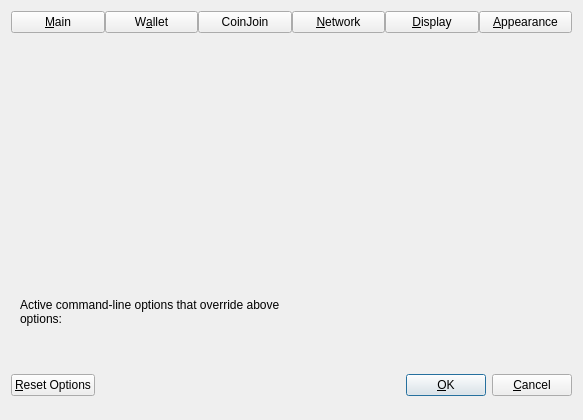
<?xml version="1.0" encoding="UTF-8"?>
<ui version="4.0">
 <class>OptionsDialog</class>
 <widget class="QDialog" name="OptionsDialog">
  <property name="geometry">
   <rect>
    <x>0</x>
    <y>0</y>
    <width>583</width>
    <height>420</height>
   </rect>
  </property>
  <property name="sizePolicy">
   <sizepolicy hsizetype="Fixed" vsizetype="Fixed">
    <horstretch>0</horstretch>
    <verstretch>0</verstretch>
   </sizepolicy>
  </property>
  <property name="windowTitle">
   <string>Options</string>
  </property>
  <property name="modal">
   <bool>true</bool>
  </property>
  <layout class="QVBoxLayout" name="verticalLayout">
   <item>
    <layout class="QHBoxLayout" name="horizontalLayout_Buttons_2">
     <property name="spacing">
      <number>0</number>
     </property>
     <property name="topMargin">
      <number>0</number>
     </property>
     <item>
      <widget class="QPushButton" name="btnMain">
       <property name="text">
        <string>&amp;Main</string>
       </property>
       <property name="checkable">
        <bool>true</bool>
       </property>
      </widget>
     </item>
     <item>
      <widget class="QPushButton" name="btnWallet">
       <property name="text">
        <string>W&amp;allet</string>
       </property>
       <property name="checkable">
        <bool>true</bool>
       </property>
      </widget>
     </item>
     <item>
      <widget class="QPushButton" name="btnCoinJoin">
       <property name="text">
        <string notr="true">CoinJoin</string>
       </property>
       <property name="checkable">
        <bool>true</bool>
       </property>
      </widget>
     </item>
     <item>
      <widget class="QPushButton" name="btnNetwork">
       <property name="text">
        <string>&amp;Network</string>
       </property>
       <property name="checkable">
        <bool>true</bool>
       </property>
      </widget>
     </item>
     <item>
      <widget class="QPushButton" name="btnDisplay">
       <property name="text">
        <string>&amp;Display</string>
       </property>
       <property name="checkable">
        <bool>true</bool>
       </property>
      </widget>
     </item>
     <item>
      <widget class="QPushButton" name="btnAppearance">
       <property name="text">
        <string>&amp;Appearance</string>
       </property>
       <property name="checkable">
        <bool>true</bool>
       </property>
      </widget>
     </item>
    </layout>
   </item>
   <item>
    <widget class="QStackedWidget" name="stackedWidgetOptions">
     <property name="minimumSize">
      <size>
       <width>0</width>
       <height>0</height>
      </size>
     </property>
     <property name="currentIndex">
      <number>5</number>
     </property>
     <widget class="QWidget" name="pageMain">
      <layout class="QVBoxLayout" name="verticalLayout_Main">
       <item>
        <widget class="QCheckBox" name="bitcoinAtStartup">
         <property name="toolTip">
          <string>Automatically start %1 after logging in to the system.</string>
         </property>
         <property name="text">
          <string>&amp;Start %1 on system login</string>
         </property>
        </widget>
       </item>
       <item>
        <widget class="QCheckBox" name="hideTrayIcon">
         <property name="toolTip">
          <string>Hide the icon from the system tray.</string>
         </property>
         <property name="text">
          <string>&amp;Hide tray icon</string>
         </property>
        </widget>
       </item>
       <item>
        <widget class="QCheckBox" name="minimizeToTray">
         <property name="toolTip">
          <string>Show only a tray icon after minimizing the window.</string>
         </property>
         <property name="text">
          <string>&amp;Minimize to the tray instead of the taskbar</string>
         </property>
        </widget>
       </item>
       <item>
        <widget class="QCheckBox" name="minimizeOnClose">
         <property name="toolTip">
          <string>Minimize instead of exit the application when the window is closed. When this option is enabled, the application will be closed only after selecting Exit in the menu.</string>
         </property>
         <property name="text">
          <string>M&amp;inimize on close</string>
         </property>
        </widget>
       </item>
       <item>
        <layout class="QHBoxLayout" name="horizontalLayout_2_Main">
         <item>
          <widget class="QLabel" name="databaseCacheLabel">
           <property name="text">
            <string>Size of &amp;database cache</string>
           </property>
           <property name="textFormat">
            <enum>Qt::PlainText</enum>
           </property>
           <property name="buddy">
            <cstring>databaseCache</cstring>
           </property>
          </widget>
         </item>
         <item>
          <widget class="QSpinBox" name="databaseCache"/>
         </item>
         <item>
          <widget class="QLabel" name="databaseCacheUnitLabel">
           <property name="text">
            <string>MB</string>
           </property>
           <property name="textFormat">
            <enum>Qt::PlainText</enum>
           </property>
          </widget>
         </item>
         <item>
          <spacer name="horizontalSpacer_2_Main">
           <property name="orientation">
            <enum>Qt::Horizontal</enum>
           </property>
           <property name="sizeHint" stdset="0">
            <size>
             <width>40</width>
             <height>20</height>
            </size>
           </property>
          </spacer>
         </item>
        </layout>
       </item>
       <item>
        <layout class="QHBoxLayout" name="horizontalLayout_3_Main">
         <item>
          <widget class="QLabel" name="threadsScriptVerifLabel">
           <property name="text">
            <string>Number of script &amp;verification threads</string>
           </property>
           <property name="textFormat">
            <enum>Qt::PlainText</enum>
           </property>
           <property name="buddy">
            <cstring>threadsScriptVerif</cstring>
           </property>
          </widget>
         </item>
         <item>
          <widget class="QSpinBox" name="threadsScriptVerif">
           <property name="toolTip">
            <string>(0 = auto, &lt;0 = leave that many cores free)</string>
           </property>
          </widget>
         </item>
         <item>
          <spacer name="horizontalSpacer_3_Main">
           <property name="orientation">
            <enum>Qt::Horizontal</enum>
           </property>
           <property name="sizeHint" stdset="0">
            <size>
             <width>40</width>
             <height>20</height>
            </size>
           </property>
          </spacer>
         </item>
        </layout>
       </item>
       <item>
        <spacer name="verticalSpacer_Main">
         <property name="orientation">
          <enum>Qt::Vertical</enum>
         </property>
         <property name="sizeHint" stdset="0">
          <size>
           <width>20</width>
           <height>40</height>
          </size>
         </property>
        </spacer>
       </item>
      </layout>
     </widget>
     <widget class="QWidget" name="pageWallet">
      <layout class="QVBoxLayout" name="verticalLayout_Wallet">
       <item>
         <layout class="QVBoxLayout" name="verticalLayout_2">
          <item>
           <widget class="QCheckBox" name="coinControlFeatures">
            <property name="toolTip">
             <string>Whether to show coin control features or not.</string>
            </property>
            <property name="text">
             <string>Enable coin &amp;control features</string>
            </property>
           </widget>
          </item>
          <item>
           <widget class="QCheckBox" name="showMasternodesTab">
            <property name="toolTip">
             <string>Show additional tab listing all your masternodes in first sub-tab&lt;br/&gt;and all masternodes on the network in second sub-tab.</string>
            </property>
            <property name="text">
             <string>Show Masternodes Tab</string>
            </property>
           </widget>
          </item>
          <item>
           <widget class="QCheckBox" name="spendZeroConfChange">
            <property name="toolTip">
             <string>If you disable the spending of unconfirmed change, the change from a transaction&lt;br/&gt;cannot be used until that transaction has at least one confirmation.&lt;br/&gt;This also affects how your balance is computed.</string>
            </property>
            <property name="text">
             <string>&amp;Spend unconfirmed change</string>
            </property>
           </widget>
          </item>
          <item>
           <widget class="QCheckBox" name="coinJoinEnabled">
            <property name="toolTip">
             <string>Show mixing interface on Overview screen and reveal an additional screen which allows to spend fully mixed coins only.&lt;br/&gt;A new tab with more settings will also appear in this dialog, please make sure to check them before mixing your coins.</string>
            </property>
            <property name="text">
             <string notr="true">Enable CoinJoin features</string>
            </property>
           </widget>
          </item>
         </layout>
       </item>
       <item>
        <spacer name="verticalSpacer_Wallet">
         <property name="orientation">
          <enum>Qt::Vertical</enum>
         </property>
         <property name="sizeHint" stdset="0">
          <size>
           <width>20</width>
           <height>40</height>
          </size>
         </property>
        </spacer>
       </item>
      </layout>
     </widget>
     <widget class="QWidget" name="pageCoinJoin">
      <layout class="QVBoxLayout" name="verticalLayout_4">
       <item>
        <widget class="QCheckBox" name="showAdvancedCJUI">
         <property name="toolTip">
          <string>Show additional information and buttons on overview screen.</string>
         </property>
         <property name="text">
          <string>Enable advanced interface</string>
         </property>
        </widget>
       </item>
       <item>
        <widget class="QCheckBox" name="showCoinJoinPopups">
         <property name="toolTip">
          <string>Show system popups for mixing transactions&lt;br/&gt;just like for all other transaction types.</string>
         </property>
         <property name="text">
          <string>Show popups for mixing transactions</string>
         </property>
        </widget>
       </item>
       <item>
        <widget class="QCheckBox" name="lowKeysWarning">
         <property name="toolTip">
          <string>Show warning dialog when the wallet has very low number of keys left.</string>
         </property>
         <property name="text">
          <string>Warn if the wallet is running out of keys</string>
         </property>
        </widget>
       </item>
       <item>
        <widget class="QCheckBox" name="coinJoinMultiSession">
         <property name="toolTip">
          <string>Whether to use experimental mode with multiple mixing sessions per block.&lt;br/&gt;Note: You must use this feature carefully.&lt;br/&gt;Make sure you always have recent wallet (auto)backup in a safe place!</string>
         </property>
         <property name="text">
          <string>Enable &amp;multi-session</string>
         </property>
        </widget>
       </item>
       <item>
        <layout class="QHBoxLayout" name="horizontalLayout_4_Wallet">
         <item>
          <widget class="QLabel" name="lblCoinJoinRoundsText">
           <property name="toolTip">
            <string>This setting determines the amount of individual masternodes that an input will be mixed through.&lt;br/&gt;More rounds of mixing gives a higher degree of privacy, but also costs more in fees.</string>
           </property>
           <property name="text">
            <string>Mixing rounds</string>
           </property>
          </widget>
         </item>
         <item>
          <widget class="QSpinBox" name="coinJoinRounds">
           <property name="minimum">
            <number>2</number>
           </property>
           <property name="maximum">
            <number>16</number>
           </property>
           <property name="value">
            <number>4</number>
           </property>
          </widget>
         </item>
        </layout>
       </item>
       <item>
        <layout class="QHBoxLayout" name="horizontalLayout">
         <item>
          <widget class="QLabel" name="lblCoinJoinAmountText">
           <property name="toolTip">
            <string>This amount acts as a threshold to turn off mixing once it's reached.</string>
           </property>
           <property name="statusTip">
            <string notr="true"/>
           </property>
           <property name="whatsThis">
            <string notr="true"/>
           </property>
           <property name="accessibleName">
            <string notr="true"/>
           </property>
           <property name="accessibleDescription">
            <string notr="true"/>
           </property>
           <property name="text">
            <string>Target balance</string>
           </property>
          </widget>
         </item>
         <item>
          <widget class="QSpinBox" name="coinJoinAmount">
           <property name="minimum">
            <number>2</number>
           </property>
           <property name="maximum">
            <number>2000</number>
           </property>
           <property name="singleStep">
            <number>10</number>
           </property>
           <property name="value">
            <number>1000</number>
           </property>
          </widget>
         </item>
        </layout>
       </item>
       <item>
        <spacer name="verticalSpacerPS">
         <property name="orientation">
          <enum>Qt::Vertical</enum>
         </property>
         <property name="sizeHint" stdset="0">
          <size>
           <width>20</width>
           <height>40</height>
          </size>
         </property>
        </spacer>
       </item>
      </layout>
     </widget>
     <widget class="QWidget" name="pageNetwork">
      <layout class="QVBoxLayout" name="verticalLayout_Network">
       <item>
        <widget class="QCheckBox" name="mapPortUpnp">
         <property name="toolTip">
          <string>Automatically open the HCC Core client port on the router. This only works when your router supports UPnP and it is enabled.</string>
         </property>
         <property name="text">
          <string>Map port using &amp;UPnP</string>
         </property>
        </widget>
       </item>
       <item>
        <widget class="QCheckBox" name="allowIncoming">
         <property name="toolTip">
          <string>Accept connections from outside.</string>
         </property>
         <property name="text">
          <string>Allow incomin&amp;g connections</string>
         </property>
        </widget>
       </item>
       <item>
        <widget class="QCheckBox" name="connectSocks">
         <property name="toolTip">
          <string>Connect to the HCC network through a SOCKS5 proxy.</string>
         </property>
         <property name="text">
          <string>&amp;Connect through SOCKS5 proxy (default proxy):</string>
         </property>
        </widget>
       </item>
       <item>
        <layout class="QHBoxLayout" name="horizontalLayout_1_Network">
         <item>
          <widget class="QLabel" name="proxyIpLabel">
           <property name="text">
            <string>Proxy &amp;IP:</string>
           </property>
           <property name="textFormat">
            <enum>Qt::PlainText</enum>
           </property>
           <property name="buddy">
            <cstring>proxyIp</cstring>
           </property>
          </widget>
         </item>
         <item>
          <widget class="QValidatedLineEdit" name="proxyIp">
           <property name="minimumSize">
            <size>
             <width>140</width>
             <height>0</height>
            </size>
           </property>
           <property name="maximumSize">
            <size>
             <width>140</width>
             <height>16777215</height>
            </size>
           </property>
           <property name="toolTip">
            <string>IP address of the proxy (e.g. IPv4: 127.0.0.1 / IPv6: ::1)</string>
           </property>
          </widget>
         </item>
         <item>
          <widget class="QLabel" name="proxyPortLabel">
           <property name="text">
            <string>&amp;Port:</string>
           </property>
           <property name="textFormat">
            <enum>Qt::PlainText</enum>
           </property>
           <property name="buddy">
            <cstring>proxyPort</cstring>
           </property>
          </widget>
         </item>
         <item>
          <widget class="QLineEdit" name="proxyPort">
           <property name="minimumSize">
            <size>
             <width>60</width>
             <height>0</height>
            </size>
           </property>
           <property name="maximumSize">
            <size>
             <width>60</width>
             <height>16777215</height>
            </size>
           </property>
           <property name="toolTip">
            <string>Port of the proxy (e.g. 9050)</string>
           </property>
          </widget>
         </item>
         <item>
          <spacer name="horizontalSpacer_1_Network">
           <property name="orientation">
            <enum>Qt::Horizontal</enum>
           </property>
           <property name="sizeHint" stdset="0">
            <size>
             <width>40</width>
             <height>20</height>
            </size>
           </property>
          </spacer>
         </item>
        </layout>
       </item>
       <item>
        <layout class="QHBoxLayout" name="horizontalLayout_2_Network">
         <item>
          <widget class="QLabel" name="proxyActiveNets">
           <property name="text">
            <string>Used for reaching peers via:</string>
           </property>
           <property name="textFormat">
            <enum>Qt::PlainText</enum>
           </property>
          </widget>
         </item>
         <item>
          <widget class="QCheckBox" name="proxyReachIPv4">
           <property name="enabled">
            <bool>false</bool>
           </property>
           <property name="toolTip">
            <string>Shows if the supplied default SOCKS5 proxy is used to reach peers via this network type.</string>
           </property>
           <property name="text">
            <string>IPv4</string>
           </property>
          </widget>
         </item>
         <item>
          <widget class="QCheckBox" name="proxyReachIPv6">
           <property name="enabled">
            <bool>false</bool>
           </property>
           <property name="toolTip">
            <string>Shows if the supplied default SOCKS5 proxy is used to reach peers via this network type.</string>
           </property>
           <property name="text">
            <string>IPv6</string>
           </property>
          </widget>
         </item>
         <item>
          <widget class="QCheckBox" name="proxyReachTor">
           <property name="enabled">
            <bool>false</bool>
           </property>
           <property name="toolTip">
            <string>Shows if the supplied default SOCKS5 proxy is used to reach peers via this network type.</string>
           </property>
           <property name="text">
            <string>Tor</string>
           </property>
          </widget>
         </item>
         <item>
          <spacer name="horizontalSpacer_2_Network">
           <property name="orientation">
            <enum>Qt::Horizontal</enum>
           </property>
           <property name="sizeHint" stdset="0">
            <size>
             <width>40</width>
             <height>20</height>
            </size>
           </property>
          </spacer>
         </item>
        </layout>
       </item>
       <item>
        <widget class="QCheckBox" name="connectSocksTor">
         <property name="toolTip">
          <string>Connect to the HCC network through a separate SOCKS5 proxy for Tor hidden services.</string>
         </property>
         <property name="text">
          <string>Use separate SOCKS&amp;5 proxy to reach peers via Tor hidden services:</string>
         </property>
        </widget>
       </item>
       <item>
        <layout class="QHBoxLayout" name="horizontalLayout_3_Network">
         <item>
          <widget class="QLabel" name="proxyIpTorLabel">
           <property name="text">
            <string>Proxy &amp;IP:</string>
           </property>
           <property name="textFormat">
            <enum>Qt::PlainText</enum>
           </property>
           <property name="buddy">
            <cstring>proxyIpTor</cstring>
           </property>
          </widget>
         </item>
         <item>
          <widget class="QValidatedLineEdit" name="proxyIpTor">
           <property name="minimumSize">
            <size>
             <width>140</width>
             <height>0</height>
            </size>
           </property>
           <property name="maximumSize">
            <size>
             <width>140</width>
             <height>16777215</height>
            </size>
           </property>
           <property name="toolTip">
            <string>IP address of the proxy (e.g. IPv4: 127.0.0.1 / IPv6: ::1)</string>
           </property>
          </widget>
         </item>
         <item>
          <widget class="QLabel" name="proxyPortTorLabel">
           <property name="text">
            <string>&amp;Port:</string>
           </property>
           <property name="textFormat">
            <enum>Qt::PlainText</enum>
           </property>
           <property name="buddy">
            <cstring>proxyPortTor</cstring>
           </property>
          </widget>
         </item>
         <item>
          <widget class="QLineEdit" name="proxyPortTor">
           <property name="minimumSize">
            <size>
             <width>60</width>
             <height>0</height>
            </size>
           </property>
           <property name="maximumSize">
            <size>
             <width>60</width>
             <height>16777215</height>
            </size>
           </property>
           <property name="toolTip">
            <string>Port of the proxy (e.g. 9050)</string>
           </property>
          </widget>
         </item>
         <item>
          <spacer name="horizontalSpacer_4_Network">
           <property name="orientation">
            <enum>Qt::Horizontal</enum>
           </property>
           <property name="sizeHint" stdset="0">
            <size>
             <width>40</width>
             <height>20</height>
            </size>
           </property>
          </spacer>
         </item>
        </layout>
       </item>
       <item>
        <spacer name="verticalSpacer_Network">
         <property name="orientation">
          <enum>Qt::Vertical</enum>
         </property>
         <property name="sizeHint" stdset="0">
          <size>
           <width>20</width>
           <height>40</height>
          </size>
         </property>
        </spacer>
       </item>
      </layout>
     </widget>
     <widget class="QWidget" name="pageDisplay">
      <layout class="QVBoxLayout" name="verticalLayout_Display">
       <item>
        <layout class="QHBoxLayout" name="horizontalLayout_1_Display">
         <item>
          <widget class="QLabel" name="langLabel">
           <property name="text">
            <string>User Interface &amp;language:</string>
           </property>
           <property name="textFormat">
            <enum>Qt::PlainText</enum>
           </property>
           <property name="buddy">
            <cstring>lang</cstring>
           </property>
          </widget>
         </item>
         <item>
          <widget class="QValueComboBox" name="lang">
           <property name="toolTip">
            <string>The user interface language can be set here. This setting will take effect after restarting %1.</string>
           </property>
          </widget>
         </item>
        </layout>
       </item>
       <item>
        <widget class="QLabel" name="label_3">
         <property name="toolTip">
          <string notr="true"/>
         </property>
         <property name="statusTip">
          <string notr="true"/>
         </property>
         <property name="whatsThis">
          <string notr="true"/>
         </property>
         <property name="accessibleName">
          <string notr="true"/>
         </property>
         <property name="text">
          <string>Language missing or translation incomplete? translate@hcc.cash</string>
         </property>
         <property name="wordWrap">
          <bool>true</bool>
         </property>
         <property name="openExternalLinks">
          <bool>true</bool>
         </property>
         <property name="textInteractionFlags">
          <set>Qt::TextBrowserInteraction</set>
         </property>
        </widget>
       </item>
       <item>
        <widget class="Line" name="line">
         <property name="orientation">
          <enum>Qt::Horizontal</enum>
         </property>
        </widget>
       </item>
       <item>
        <layout class="QHBoxLayout" name="horizontalLayout_2_Display">
         <item>
          <widget class="QLabel" name="unitLabel">
           <property name="text">
            <string>&amp;Unit to show amounts in:</string>
           </property>
           <property name="textFormat">
            <enum>Qt::PlainText</enum>
           </property>
           <property name="buddy">
            <cstring>unit</cstring>
           </property>
          </widget>
         </item>
         <item>
          <widget class="QValueComboBox" name="unit">
           <property name="toolTip">
            <string>Choose the default subdivision unit to show in the interface and when sending coins.</string>
           </property>
          </widget>
         </item>
        </layout>
       </item>
       <item>
        <layout class="QHBoxLayout" name="horizontalLayout_5_Display">
         <item>
          <widget class="QLabel" name="digitsLabel">
           <property name="text">
            <string>Decimal digits</string>
           </property>
          </widget>
         </item>
         <item>
          <widget class="QValueComboBox" name="digits"/>
         </item>
        </layout>
       </item>
       <item>
        <layout class="QHBoxLayout" name="horizontalLayout_3_Display">
         <item>
          <widget class="QLabel" name="thirdPartyTxUrlsLabel">
           <property name="toolTip">
            <string>Third party URLs (e.g. a block explorer) that appear in the transactions tab as context menu items.&lt;br/&gt;%s in the URL is replaced by transaction hash. Multiple URLs are separated by vertical bar |.</string>
           </property>
           <property name="text">
            <string>&amp;Third party transaction URLs</string>
           </property>
           <property name="buddy">
            <cstring>thirdPartyTxUrls</cstring>
           </property>
          </widget>
         </item>
         <item>
          <widget class="QLineEdit" name="thirdPartyTxUrls">
           <property name="toolTip">
            <string>Third party URLs (e.g. a block explorer) that appear in the transactions tab as context menu items.&lt;br/&gt;%s in the URL is replaced by transaction hash. Multiple URLs are separated by vertical bar |.</string>
           </property>
          </widget>
         </item>
        </layout>
       </item>
       <item>
        <spacer name="verticalSpacer">
         <property name="orientation">
          <enum>Qt::Vertical</enum>
         </property>
         <property name="sizeHint" stdset="0">
          <size>
           <width>20</width>
           <height>40</height>
          </size>
         </property>
        </spacer>
       </item>
      </layout>
     </widget>
     <widget class="QWidget" name="pageAppearance">
      <layout class="QVBoxLayout" name="verticalLayout_3">
       <item>
        <widget class="QWidget" name="widgetAppearance" native="true"/>
       </item>
       <item>
        <spacer name="verticalSpacer_2">
         <property name="orientation">
          <enum>Qt::Vertical</enum>
         </property>
         <property name="sizeHint" stdset="0">
          <size>
           <width>20</width>
           <height>40</height>
          </size>
         </property>
        </spacer>
       </item>
      </layout>
     </widget>
    </widget>
   </item>
   <item>
    <widget class="QFrame" name="frame">
     <layout class="QVBoxLayout" name="verticalLayout_Bottom">
      <item>
       <layout class="QHBoxLayout" name="horizontalLayout_Bottom">
        <item>
         <widget class="QLabel" name="overriddenByCommandLineInfoLabel">
          <property name="text">
           <string>Active command-line options that override above options:</string>
          </property>
          <property name="textFormat">
           <enum>Qt::PlainText</enum>
          </property>
          <property name="wordWrap">
           <bool>true</bool>
          </property>
         </widget>
        </item>
        <item>
         <spacer name="horizontalSpacer_Bottom">
          <property name="orientation">
           <enum>Qt::Horizontal</enum>
          </property>
          <property name="sizeHint" stdset="0">
           <size>
            <width>40</width>
            <height>20</height>
           </size>
          </property>
         </spacer>
        </item>
       </layout>
      </item>
      <item>
       <widget class="QLabel" name="overriddenByCommandLineLabel">
        <property name="text">
         <string/>
        </property>
        <property name="textFormat">
         <enum>Qt::PlainText</enum>
        </property>
        <property name="wordWrap">
         <bool>true</bool>
        </property>
       </widget>
      </item>
     </layout>
    </widget>
   </item>
   <item>
    <layout class="QHBoxLayout" name="horizontalLayout_Buttons">
     <item>
      <widget class="QPushButton" name="resetButton">
       <property name="toolTip">
        <string>Reset all client options to default.</string>
       </property>
       <property name="text">
        <string>&amp;Reset Options</string>
       </property>
       <property name="autoDefault">
        <bool>false</bool>
       </property>
      </widget>
     </item>
     <item>
      <spacer name="horizontalSpacer_1">
       <property name="orientation">
        <enum>Qt::Horizontal</enum>
       </property>
       <property name="sizeHint" stdset="0">
        <size>
         <width>40</width>
         <height>48</height>
        </size>
       </property>
      </spacer>
     </item>
     <item>
      <widget class="QLabel" name="statusLabel">
       <property name="minimumSize">
        <size>
         <width>200</width>
         <height>0</height>
        </size>
       </property>
       <property name="text">
        <string/>
       </property>
       <property name="textFormat">
        <enum>Qt::PlainText</enum>
       </property>
       <property name="wordWrap">
        <bool>true</bool>
       </property>
      </widget>
     </item>
     <item>
      <spacer name="horizontalSpacer_2">
       <property name="orientation">
        <enum>Qt::Horizontal</enum>
       </property>
       <property name="sizeHint" stdset="0">
        <size>
         <width>40</width>
         <height>48</height>
        </size>
       </property>
      </spacer>
     </item>
     <item>
      <widget class="QPushButton" name="okButton">
       <property name="text">
        <string>&amp;OK</string>
       </property>
       <property name="autoDefault">
        <bool>false</bool>
       </property>
       <property name="default">
        <bool>true</bool>
       </property>
      </widget>
     </item>
     <item>
      <widget class="QPushButton" name="cancelButton">
       <property name="text">
        <string>&amp;Cancel</string>
       </property>
       <property name="autoDefault">
        <bool>false</bool>
       </property>
      </widget>
     </item>
    </layout>
   </item>
  </layout>
 </widget>
 <customwidgets>
  <customwidget>
   <class>QValidatedLineEdit</class>
   <extends>QLineEdit</extends>
   <header>qt/qvalidatedlineedit.h</header>
  </customwidget>
  <customwidget>
   <class>QValueComboBox</class>
   <extends>QComboBox</extends>
   <header>qt/qvaluecombobox.h</header>
  </customwidget>
 </customwidgets>
 <resources/>
 <connections/>
</ui>
